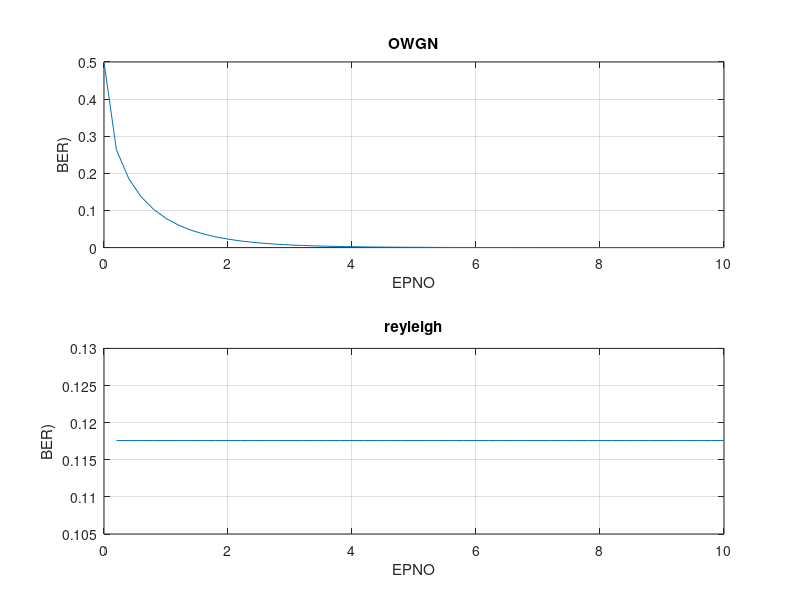

Write MATLAB code to recreate this figure.
m=2;
ebno=0:0.2:10;
root= sqrt(6 .* ebno * (log2(m)/(m*m-1)));
y = qfunc(root); 
z=(2*(m-1))/(m*log2(m));
ber=z.*y;
z1=z/2;
num=3.*ebno*log2(m/(m*m-1));
dom=3.*ebno*log2(m/((m*m-1)+1));
tot=1-sqrt(num./dom);
reyleigh=tot.*z1;
subplot(2,1,1)
plot(ebno, ber);
grid on; 

xlabel('EPNO');
ylabel('BER)');
title('OWGN');

subplot(2,1,2)
plot(ebno, reyleigh);
grid on; 
title('reyleigh');
xlabel('EPNO');
ylabel('BER)');

